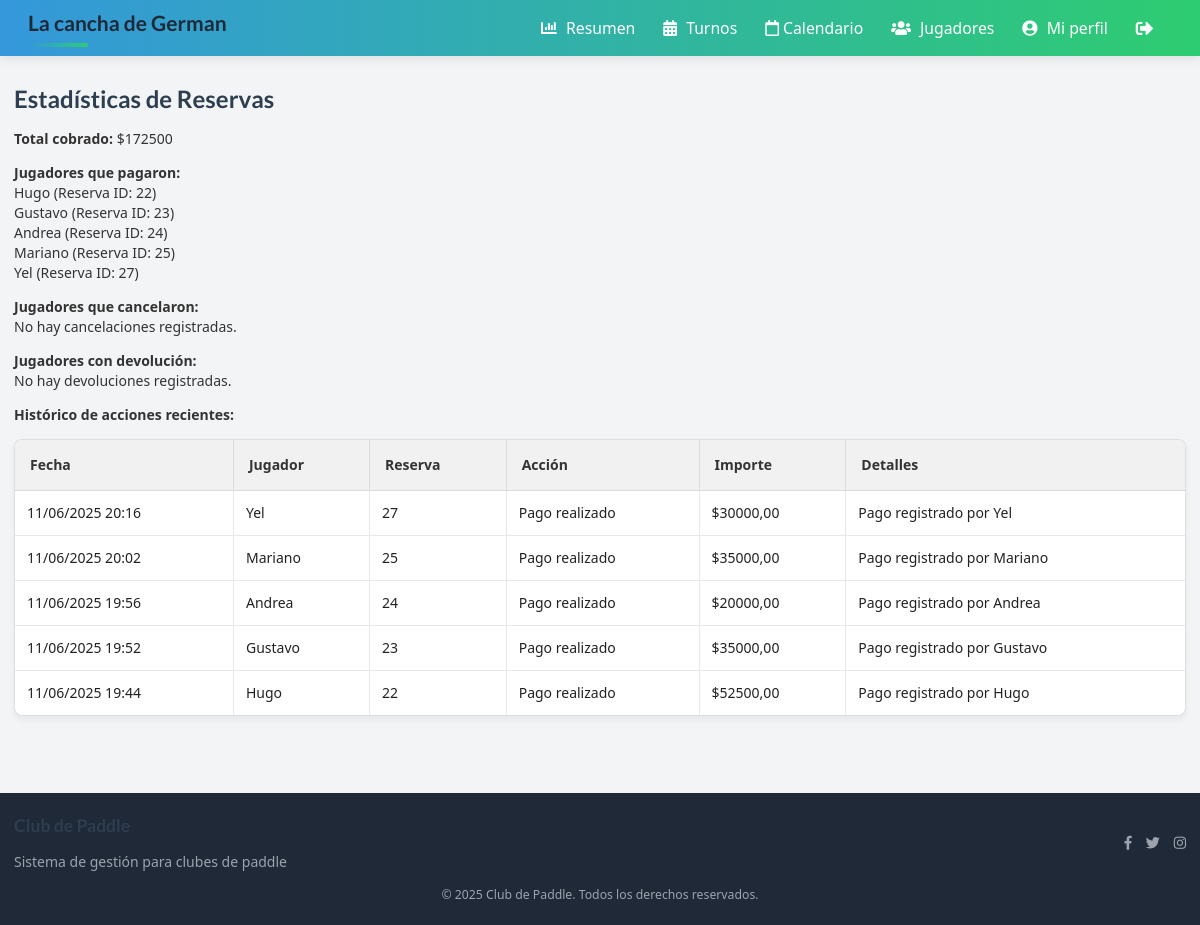
/estadisticas/, run on an earlier commit of the app's database.
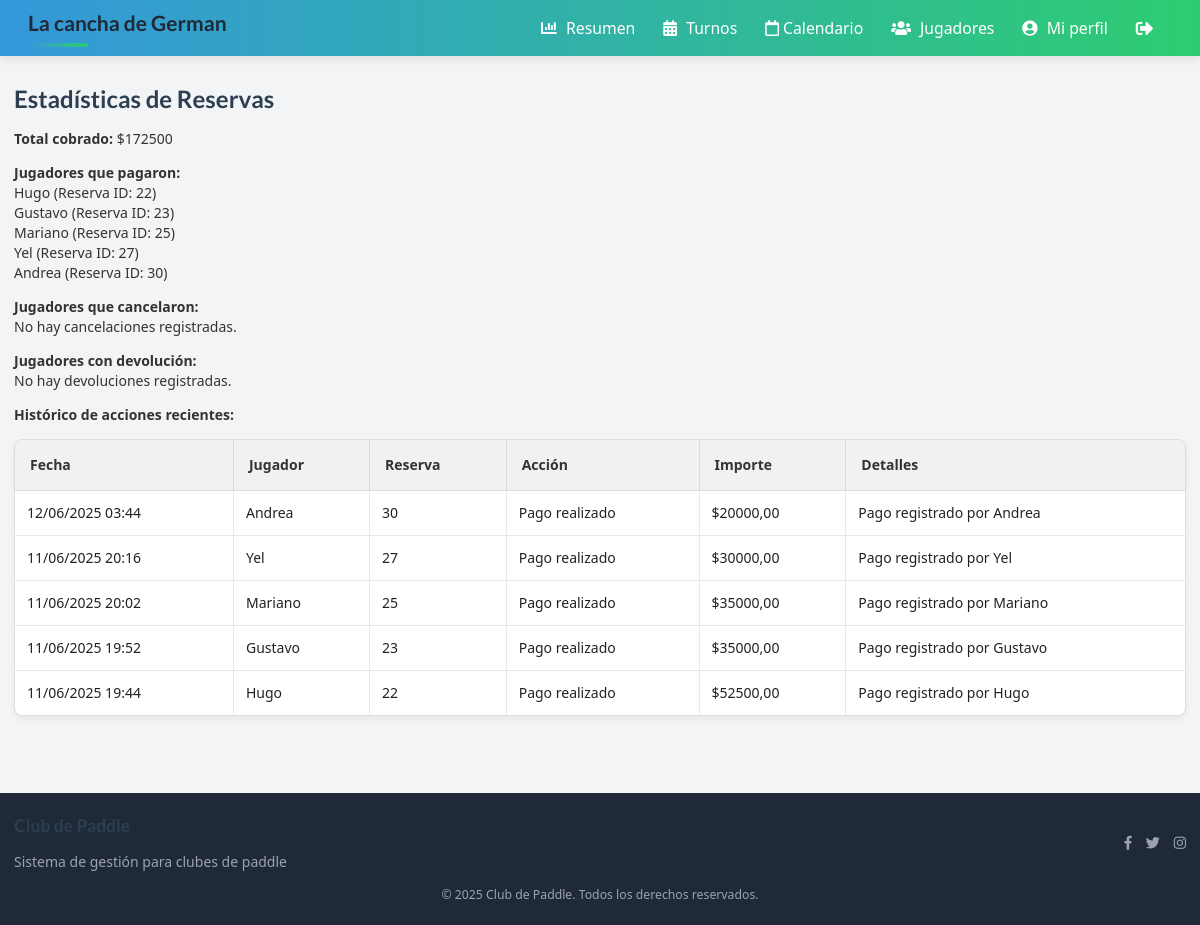
And on a later commit of the database.
### padel_admin/models.py (models this page shows, shortened)
class Jugadors(models.Model):
    id_jugador = models.CharField(primary_key=True, max_length=10)
    nom = models.CharField(max_length=30)
    cognom = models.CharField(max_length=30)
    nivell = models.IntegerField(
        default=1, validators=[MinValueValidator(1), MaxValueValidator(6)]
    )
    telefon = models.CharField(max_length=13)
    email = models.EmailField(max_length=50)
    contrasenya = models.CharField(max_length=30)
    foto = models.ImageField(upload_to="fotos_jugadores/", blank=True, null=True)

class HistoricoReserva(models.Model):
    ACCION_CHOICES = [
        ("pago", "Pago realizado"),
        ("cancelacion", "Reserva cancelada"),
    ]
    reserva = models.ForeignKey(Reserva, on_delete=models.CASCADE)
    jugador = models.ForeignKey(Jugadors, on_delete=models.CASCADE)
    fecha = models.DateTimeField(auto_now_add=True)
    accion = models.CharField(max_length=20, choices=ACCION_CHOICES)
    importe = models.DecimalField(max_digits=9, decimal_places=2, null=True, blank=True)
    detalles = models.TextField(blank=True, null=True)

class Reserva(models.Model):
    jugador = models.ForeignKey(Jugadors, on_delete=models.CASCADE)
    fecha = models.DateField()
    cancha = models.ForeignKey(Pistes, on_delete=models.CASCADE)
    hora_inicio = models.TimeField()
    hora_fin = models.TimeField()
    recepcionista = models.ForeignKey(
        Recepcionista, on_delete=models.CASCADE, null=True, blank=True
    )
    class Meta:
        unique_together = ("cancha", "fecha", "hora_inicio")

### padel_admin/views_estadisticas.py (the view)
# urls.py: path("estadisticas/", estadisticas_reservas, name="estadisticas_reservas"),
def estadisticas_reservas(request):
    pagos = HistoricoReserva.objects.filter(accion="pago").select_related(
        "jugador", "reserva"
    )
    jugadores_pagaron = pagos.values_list(
        "jugador__nom", "jugador__cognom", "reserva__id"
    ).distinct()
    total_cobrado = pagos.aggregate(total=Sum("importe"))["total"] or 0
    cancelaciones = HistoricoReserva.objects.filter(
        accion="cancelacion"
    ).select_related("jugador", "reserva")
    jugadores_cancelaron = cancelaciones.values_list(
        "jugador__nom", "jugador__cognom", "reserva__id"
    ).distinct()
    devoluciones = HistoricoReserva.objects.filter(accion="devolucion").select_related(
        "jugador", "reserva"
    )
    jugadores_devolvieron = devoluciones.values_list(
        "jugador__nom", "jugador__cognom", "reserva__id"
    ).distinct()
    historico = HistoricoReserva.objects.select_related("jugador", "reserva").order_by(
        "-fecha"
    )[:100]
    return render(
        request,
        "estadisticas_reservas.html",
        {
            "jugadores_pagaron": jugadores_pagaron,
            "total_cobrado": total_cobrado,
            "jugadores_cancelaron": jugadores_cancelaron,
            "jugadores_devolvieron": jugadores_devolvieron,
            "historico": historico,
        },
    )

### padel_admin/templates/estadisticas_reservas.html
{% extends "base.html" %}
{% block content %}
<h2>Estadísticas de Reservas</h2>
<div class="mb-4">
  <strong>Total cobrado:</strong> ${{ total_cobrado }}
</div>
<div class="mb-4">
  <strong>Jugadores que pagaron:</strong>
  <ul>
    {% for nom, cognom, reserva_id in jugadores_pagaron %}
      <li>{{ nom }} {{ cognom }} (Reserva ID: {{ reserva_id }})</li>
    {% empty %}
      <li>No hay pagos registrados.</li>
    {% endfor %}
  </ul>
</div>
<div class="mb-4">
  <strong>Jugadores que cancelaron:</strong>
  <ul>
    {% for nom, cognom, reserva_id in jugadores_cancelaron %}
      <li>{{ nom }} {{ cognom }} (Reserva ID: {{ reserva_id }})</li>
    {% empty %}
      <li>No hay cancelaciones registradas.</li>
    {% endfor %}
  </ul>
</div>
<div class="mb-4">
  <strong>Jugadores con devolución:</strong>
  <ul>
    {% for nom, cognom, reserva_id in jugadores_devolvieron %}
      <li>{{ nom }} {{ cognom }} (Reserva ID: {{ reserva_id }})</li>
    {% empty %}
      <li>No hay devoluciones registradas.</li>
    {% endfor %}
  </ul>
</div>
<div class="mb-4">
  <strong>Histórico de acciones recientes:</strong>
  <table class="ui celled table">
    <thead>
      <tr>
        <th>Fecha</th>
        <th>Jugador</th>
        <th>Reserva</th>
        <th>Acción</th>
        <th>Importe</th>
        <th>Detalles</th>
      </tr>
    </thead>
    <tbody>
      {% for h in historico %}
      <tr>
        <td>{{ h.fecha|date:'d/m/Y H:i' }}</td>
        <td>{{ h.jugador.nom }} {{ h.jugador.cognom }}</td>
        <td>{{ h.reserva.id }}</td>
        <td>{{ h.get_accion_display }}</td>
        <td>{% if h.importe %}${{ h.importe }}{% else %}-{% endif %}</td>
        <td>{{ h.detalles }}</td>
      </tr>
      {% empty %}
        <tr><td colspan="6">No hay acciones registradas.</td></tr>
      {% endfor %}
    </tbody>
  </table>
</div>
{% endblock %}

### padel_admin/templates/base.html (shortened to what this page needs)
<!DOCTYPE html>
{% load static %}
<html lang="es">
<head>
    <link href="https://cdn.jsdelivr.net/npm/tailwindcss@2.2.16/dist/tailwind.min.css" rel="stylesheet">
    <link rel="stylesheet" href="https://use.fontawesome.com/releases/v5.0.7/css/all.css">
    <link rel="stylesheet" href="https://cdnjs.cloudflare.com/ajax/libs/semantic-ui/2.4.0/semantic.min.css">
    <link href="{% static 'main.css' %}" rel="stylesheet">
    <link href="{% static 'responsive.css' %}" rel="stylesheet">
</head>
<body class="bg-gray-100">
    <header>
        <nav class="bg-gray-300">
            <div class="mx-auto px-4 sm:px-6 lg:px-8">
                <div class="flex justify-between h-16">
                    <div class="flex items-center">
                        <h1 class="text-2xl font-bold text-gray-800">La cancha de German</h1>
                    </div>
                    <div class="flex items-center">
                        <a href="/estadisticas/" class="text-gray-800 hover:text-black px-4 py-2 rounded-md text-lg font-medium">
                            <i class="fas fa-chart-bar"></i> Resumen
                        </a>
                        <a href="/reserves" class="text-gray-800 hover:text-black px-4 py-2 rounded-md text-lg font-medium">
                            <i class="fas fa-calendar-alt"></i> Turnos
                        </a>
                        <a href="/calendario" class="text-gray-800 hover:text-black px-4 py-2 rounded-md text-lg font-medium">
                            <i class="far fa-calendar"></i> Calendario
                        </a>
                        <a href="/jugadors" class="text-gray-800 hover:text-black px-4 py-2 rounded-md text-lg font-medium">
                            <i class="fas fa-users"></i> Jugadores
                        </a>
                        <a href="/perfil/" class="text-gray-800 hover:text-black px-4 py-2 rounded-md text-lg font-medium">
                            <i class="fas fa-user-circle"></i> Mi perfil
                        </a>
                        <a href="/logout" class="text-gray-800 hover:text-black px-4 py-2 text-xl" title="Cerrar sesión">
                            <i class="fas fa-sign-out-alt"></i>
                        </a>
                    </div>
                </div>
            </div>
        </nav>
    </header>
    <div class="container mx-auto px-4 py-8 fade-in">
        {% block content %}{% endblock %}
    </div>
    <footer class="bg-gray-800 text-white py-6 mt-10">
        <div class="container mx-auto px-4">
            <div class="flex flex-col md:flex-row justify-between items-center">
                <div class="mb-4 md:mb-0">
                    <h3 class="text-xl font-bold">Club de Paddle</h3>
                    <p class="text-gray-400">Sistema de gestión para clubes de paddle</p>
                </div>
                <div class="flex space-x-4">
                    <a href="#" class="text-gray-400 hover:text-white">
                        <i class="fab fa-facebook-f"></i>
                    </a>
                    <a href="#" class="text-gray-400 hover:text-white">
                        <i class="fab fa-twitter"></i>
                    </a>
                    <a href="#" class="text-gray-400 hover:text-white">
                        <i class="fab fa-instagram"></i>
                    </a>
                </div>
            </div>
            <div class="mt-4 text-center text-gray-400 text-sm">
                &copy; {% now "Y" %} Club de Paddle. Todos los derechos reservados.
            </div>
        </div>
    </footer>
</body>
</html>

### padel_admin/static/main.css (style rules this page uses)
:root { --primary-color: #3498db; --secondary-color: #2ecc71; --accent-color: #e74c3c; --text-color: #333; --light-bg: #f8f9fa; --dark-bg: #343a40; }
body { font-family: 'Segoe UI', Tahoma, Geneva, Verdana, sans-serif; color: var(--text-color); background-color: var(--light-bg); }
nav.bg-gray-300 { background: linear-gradient(to right, #3498db, #2ecc71); box-shadow: 0 2px 10px rgba(0, 0, 0, 0.1); }
nav a { transition: all 0.3s ease; font-weight: 500; color: white !important; }
.container { max-width: 1200px; margin: 0 auto; }
.ui.table { border-radius: 8px !important; overflow: hidden; box-shadow: 0 4px 6px rgba(0, 0, 0, 0.05); }
.ui.table thead th { background-color: #f1f1f1 !important; color: var(--text-color) !important; font-weight: 600 !important; padding: 15px !important; }
.fade-in { animation: fadeIn 0.5s ease forwards; }
.ui.celled.table td { padding: 12px !important; }
i.fas { margin-right: 5px; }
h1, h2, h3 { color: #2c3e50; font-weight: 600; }
h1 { margin-bottom: 30px; position: relative; padding-bottom: 10px; }
h1:after { content: ''; position: absolute; bottom: 0; left: 0; width: 60px; height: 4px; background: linear-gradient(to right, var(--primary-color), var(--secondary-color)); border-radius: 2px; }

### padel_admin/static/responsive.css (style rules this page uses)
:root { --breakpoint-sm: 640px; --breakpoint-md: 768px; --breakpoint-lg: 1024px; --breakpoint-xl: 1280px; }
@media (hover: none) { .ui.button, a { transition: none !important; } }

What changed in the data, as far as the page shows it:
removed HistoricoReserva: fecha "11/06/2025 19:56", jugador.nom "Andrea", reserva.id "24", accion "Pago realizado", importe "20000,00", detalles "Pago registrado por Andrea"
shown differently, row unchanged: Jugadors (number 5 of 5 on the later page): reserva_id "24" → "30"; moves down the list
added HistoricoReserva: fecha "12/06/2025 03:44", jugador.nom "Andrea", reserva.id "30", accion "Pago realizado", importe "20000,00", detalles "Pago registrado por Andrea"
